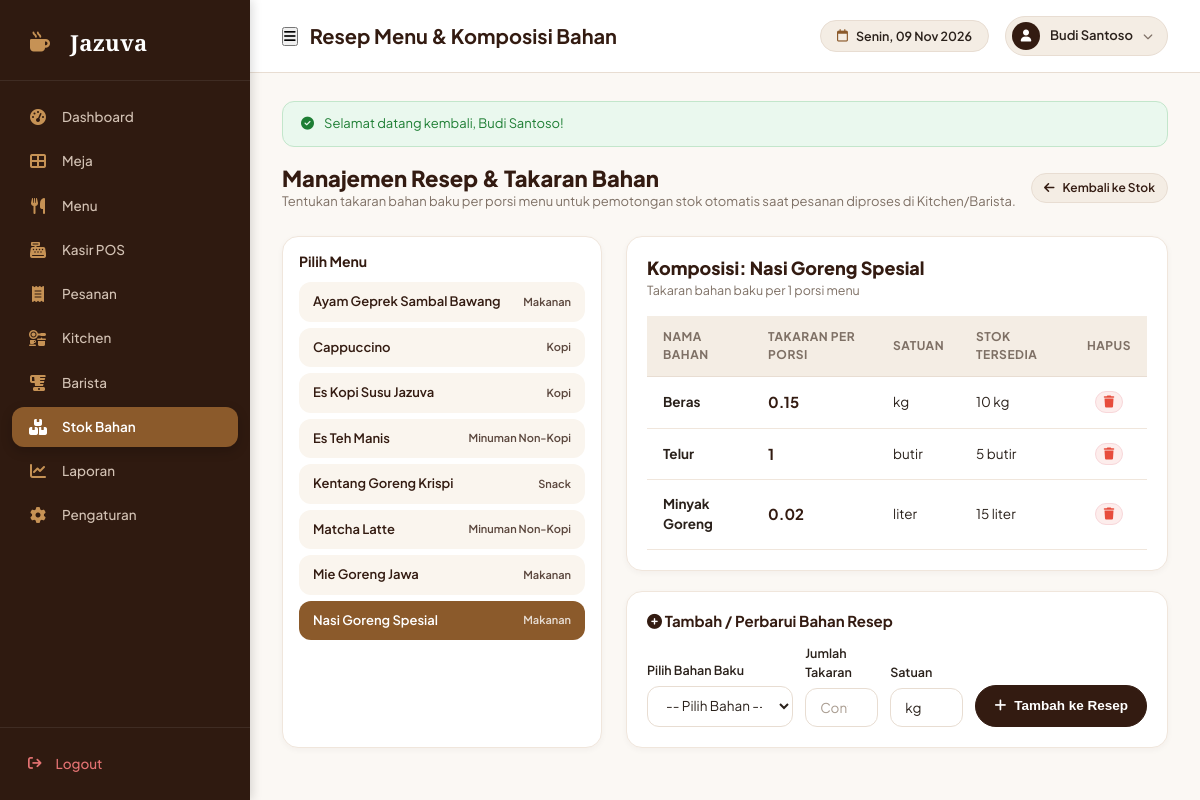
Page /inventory/recipes.php (signed in) on the committed database.
### tables this page shows
CREATE TABLE `menus` (
  `id` INT AUTO_INCREMENT PRIMARY KEY,
  `category_id` INT NOT NULL,
  `name` VARCHAR(100) NOT NULL,
  `slug` VARCHAR(100) NOT NULL UNIQUE,
  `description` TEXT NULL,
  `price` DECIMAL(12, 2) NOT NULL DEFAULT 0.00,
  `cost_price` DECIMAL(12, 2) NOT NULL DEFAULT 0.00,
  `image` VARCHAR(255) NULL,
  `is_available` TINYINT(1) DEFAULT 1,
  `is_favorite` TINYINT(1) DEFAULT 0,
  `created_at` TIMESTAMP DEFAULT CURRENT_TIMESTAMP,
  `updated_at` TIMESTAMP DEFAULT CURRENT_TIMESTAMP ON UPDATE CURRENT_TIMESTAMP,
  FOREIGN KEY (`category_id`) REFERENCES `categories` (`id`) ON DELETE CASCADE
);

CREATE TABLE `categories` (
  `id` INT AUTO_INCREMENT PRIMARY KEY,
  `name` VARCHAR(50) NOT NULL,
  `slug` VARCHAR(50) NOT NULL UNIQUE,
  `type` ENUM('makanan', 'minuman', 'dessert', 'snack') NOT NULL,
  `target_station` ENUM('kitchen', 'barista') NOT NULL DEFAULT 'kitchen',
  `icon` VARCHAR(50) DEFAULT 'utensils',
  `sort_order` INT DEFAULT 0,
  `is_active` TINYINT(1) DEFAULT 1,
  `created_at` TIMESTAMP DEFAULT CURRENT_TIMESTAMP
);

CREATE TABLE `recipes` (
  `id` INT AUTO_INCREMENT PRIMARY KEY,
  `menu_id` INT NOT NULL UNIQUE,
  `notes` VARCHAR(255) NULL,
  `created_at` TIMESTAMP DEFAULT CURRENT_TIMESTAMP,
  `updated_at` TIMESTAMP DEFAULT CURRENT_TIMESTAMP ON UPDATE CURRENT_TIMESTAMP,
  FOREIGN KEY (`menu_id`) REFERENCES `menus` (`id`) ON DELETE CASCADE
);

CREATE TABLE `recipe_details` (
  `id` INT AUTO_INCREMENT PRIMARY KEY,
  `recipe_id` INT NOT NULL,
  `ingredient_id` INT NOT NULL,
  `amount_required` DECIMAL(12, 4) NOT NULL,
  `unit` VARCHAR(20) NOT NULL,
  `created_at` TIMESTAMP DEFAULT CURRENT_TIMESTAMP,
  FOREIGN KEY (`recipe_id`) REFERENCES `recipes` (`id`) ON DELETE CASCADE,
  FOREIGN KEY (`ingredient_id`) REFERENCES `ingredients` (`id`) ON DELETE RESTRICT
);

CREATE TABLE `ingredients` (
  `id` INT AUTO_INCREMENT PRIMARY KEY,
  `name` VARCHAR(100) NOT NULL,
  `category` ENUM('makanan', 'minuman', 'bumbu', 'packaging', 'lainnya') DEFAULT 'makanan',
  `stock` DECIMAL(12, 4) NOT NULL DEFAULT 0.0000,
  `unit` VARCHAR(20) NOT NULL DEFAULT 'kg',
  `min_stock` DECIMAL(12, 4) NOT NULL DEFAULT 5.0000,
  `cost_per_unit` DECIMAL(12, 2) DEFAULT 0.00,
  `created_at` TIMESTAMP DEFAULT CURRENT_TIMESTAMP,
  `updated_at` TIMESTAMP DEFAULT CURRENT_TIMESTAMP ON UPDATE CURRENT_TIMESTAMP
);

### inventory/recipes.php (the view, shortened to what this page needs)
<?php
$pdo = getDbConnection();
$selectedMenuId = (int)($_GET['menu_id'] ?? 1);
$menus = $pdo->query("SELECT m.*, c.name as category_name FROM menus m JOIN categories c ON m.category_id = c.id ORDER BY m.name ASC")->fetchAll();
$stmtCurrent = $pdo->prepare("SELECT r.id as recipe_id, m.name as menu_name, m.price, m.image
                             FROM menus m
                             LEFT JOIN recipes r ON m.id = r.menu_id
                             WHERE m.id = ?");
$stmtCurrent->execute([$selectedMenuId]);
$currentMenu = $stmtCurrent->fetch();
$recipeDetails = [];
if ($currentMenu && !empty($currentMenu['recipe_id'])) {
    $stmtDet = $pdo->prepare("SELECT rd.*, i.name as ingredient_name, i.unit as base_unit, i.stock, i.cost_per_unit
                              FROM recipe_details rd
                              JOIN ingredients i ON rd.ingredient_id = i.id
                              WHERE rd.recipe_id = ?");
    $stmtDet->execute([$currentMenu['recipe_id']]);
    $recipeDetails = $stmtDet->fetchAll();
}
require_once __DIR__ . '/../includes/header.php';
?>
<div style="display: flex; align-items: center; justify-content: space-between; margin-bottom: 24px;">
  <div>
    <h2 style="font-size: 22px; font-weight: 800; color: var(--color-primary);">Manajemen Resep &amp; Takaran Bahan</h2>
    <p style="font-size: 13px; color: var(--color-text-muted);">
      Tentukan takaran bahan baku per porsi menu untuk pemotongan stok otomatis saat pesanan diproses di Kitchen/Barista.
    </p>
  </div>
  <a href="<?= BASE_URL ?>/inventory/dashboard.php" class="btn btn-secondary btn-sm">
    <i class="fa-solid fa-arrow-left"></i> Kembali ke Stok
  </a>
</div>
<div style="display: grid; grid-template-columns: 320px 1fr; gap: 24px;">
  <div class="card" style="padding: 16px;">
    <h4 style="font-size: 14px; font-weight: 700; color: var(--color-primary); margin-bottom: 12px;">Pilih Menu</h4>
    <div style="display: flex; flex-direction: column; gap: 6px; max-height: 600px; overflow-y: auto;">
      <?php foreach ($menus as $m): ?>
        <a href="<?= BASE_URL ?>/inventory/recipes.php?menu_id=<?= $m['id'] ?>"
           style="padding: 10px 14px; border-radius: var(--radius-md); text-decoration: none; display: flex; justify-content: space-between; align-items: center; font-size: 13px; font-weight: 600;
                  background: <?= $m['id'] == $selectedMenuId ? '#8B5A2B' : '#FAF5EE' ?>;
                  color: <?= $m['id'] == $selectedMenuId ? '#FFFFFF' : '#331B11' ?>;">
          <span><?= htmlspecialchars($m['name']) ?></span>
          <span style="font-size: 11px; opacity: 0.8;"><?= htmlspecialchars($m['category_name']) ?></span>
        </a>
      <?php endforeach; ?>
    </div>
  </div>
  <div>
    <div class="card" style="margin-bottom: 20px;">
      <div style="display: flex; align-items: center; justify-content: space-between; margin-bottom: 16px;">
        <div>
          <h3 style="font-size: 18px; font-weight: 800; color: var(--color-primary);">
            Komposisi: <?= htmlspecialchars($currentMenu['menu_name'] ?? 'Pilih Menu') ?>
          </h3>
          <span style="font-size: 12.5px; color: var(--color-text-muted);">Takaran bahan baku per 1 porsi menu</span>
        </div>
      </div>
      <div class="table-responsive">
        <table class="table">
          <thead>
            <tr>
              <th>Nama Bahan</th>
              <th>Takaran per Porsi</th>
              <th>Satuan</th>
              <th>Stok Tersedia</th>
              <th style="text-align: center;">Hapus</th>
            </tr>
          </thead>
          <tbody>
            <?php if (empty($recipeDetails)): ?>
              <tr>
                <td colspan="5" style="text-align: center; padding: 30px; color: #888;">
                  Belum ada bahan baku yang diatur untuk resep ini. Tambahkan bahan di bawah.
                </td>
              </tr>
            <?php else: ?>
              <?php foreach ($recipeDetails as $det): ?>
                <tr>
                  <td><strong><?= htmlspecialchars($det['ingredient_name']) ?></strong></td>
                  <td>
                    <span style="font-size: 15px; font-weight: 700; color: var(--color-primary);">
                      <?= (float)$det['amount_required'] ?>
                    </span>
                  </td>
                  <td><?= htmlspecialchars($det['unit']) ?></td>
                  <td><?= (float)$det['stock'] ?> <?= htmlspecialchars($det['base_unit']) ?></td>
                  <td style="text-align: center;">
                    <form method="POST" action="" onsubmit="return confirm('Hapus bahan ini dari resep?')">
                      <button type="submit" class="btn btn-danger btn-sm" style="padding: 4px 8px;">
                        <i class="fa-solid fa-trash"></i>
                      </button>
                    </form>
                  </td>
                </tr>
              <?php endforeach; ?>
            <?php endif; ?>
          </tbody>
        </table>
      </div>
    </div>
    <div class="card">
      <h4 style="font-size: 15px; font-weight: 700; color: var(--color-primary); margin-bottom: 14px;">
        <i class="fa-solid fa-plus-circle"></i> Tambah / Perbarui Bahan Resep
      </h4>
      <form method="POST" action="" style="display: grid; grid-template-columns: 2fr 1fr 1fr auto; gap: 12px; align-items: flex-end;">
        <div class="form-group" style="margin: 0;">
          <label class="form-label">Pilih Bahan Baku</label>
          <select name="ingredient_id" class="form-select" required>
            <option value="">-- Pilih Bahan --</option>
          </select>
        </div>
        <div class="form-group" style="margin: 0;">
          <label class="form-label">Jumlah Takaran</label>
          <input type="number" step="0.0001" name="amount_required" class="form-control" required placeholder="Contoh: 0.15">
        </div>
        <div class="form-group" style="margin: 0;">
          <label class="form-label">Satuan</label>
          <input type="text" name="unit" class="form-control" required placeholder="kg / liter / butir" value="kg">
        </div>
        <button type="submit" class="btn btn-primary" style="height: 42px;">
          <i class="fa-solid fa-plus"></i> Tambah ke Resep
        </button>
      </form>
    </div>
  </div>
</div>
<?php require_once __DIR__ . '/../includes/footer.php'; ?>

### assets/css/style.css (style rules this page uses)
:root { --color-primary: #331B11; --color-primary-dark: #22120B; --color-primary-light: #523122; --color-accent: #8B5A2B; --color-accent-gold: #C69255; --color-accent-hover: #73471E; --color-bg-main: #FBF8F4; --color-bg-card: #FFFFFF; --color-bg-muted: #F4EDE4; --color-bg-alt: #F8F3EC; --color-border: #E8DDD2; --color-border-light: #F0E6DC; --color-text-main: #2A211B; --color-text-muted: #7E7065; --color-text-light: #A89B8F; --color-text-white: #FFFFFF; --color-status-green: #27AE60; --color-status-green-bg: #EAF8EE; --color-status-blue: #2980B9; --color-status-blue-bg: #EBF5FB; --color-status-orange: #E67E22; --color-status-orange-bg: #FEF5EB; --color-status-brown: #8B5A2B; --color-status-brown-bg: #F8EFE7; --color-status-red: #E74C3C; --color-status-red-bg: #FDEDEC; --shadow-sm: 0 2px 6px rgba(51, 27, 17, 0.04); --shadow-md: 0 4px 14px rgba(51, 27, 17, 0.07); --shadow-lg: 0 10px 25px rgba(51, 27, 17, 0.1); --shadow-card: 0 4px 20px rgba(51, 27, 17, 0.06); --radius-sm: 8px; --radius-md: 12px; --radius-lg: 16px; --radius-xl: 24px; --radius-pill: 9999px; --transition-fast: all 0.2s ease; --transition-normal: all 0.3s ease; }
* { box-sizing: border-box; margin: 0; padding: 0; }
body { font-family: 'Plus Jakarta Sans', -apple-system, BlinkMacSystemFont, 'Segoe UI', Roboto, sans-serif; background-color: var(--color-bg-main); color: var(--color-text-main); line-height: 1.5; font-size: 14px; -webkit-font-smoothing: antialiased; }
a { color: var(--color-accent); text-decoration: none; transition: var(--transition-fast); }
h1, h2, h3, h4, h5, h6 { color: var(--color-primary); font-weight: 700; line-height: 1.25; }
.btn { display: inline-flex; align-items: center; justify-content: center; gap: 8px; padding: 9px 18px; font-size: 13.5px; font-weight: 600; border-radius: var(--radius-pill); border: 1px solid transparent; cursor: pointer; transition: var(--transition-fast); text-decoration: none; white-space: nowrap; }
.btn-primary { background-color: var(--color-primary); color: var(--color-text-white); border-color: var(--color-primary); }
.btn-secondary { background-color: var(--color-bg-muted); color: var(--color-primary); border-color: var(--color-border); }
.btn-danger { background-color: var(--color-status-red-bg); color: var(--color-status-red); border-color: #F8D7DA; }
.btn-sm { padding: 5px 12px; font-size: 12px; border-radius: var(--radius-pill); }
.form-group { margin-bottom: 16px; }
.form-label { display: block; font-size: 12.5px; font-weight: 600; color: var(--color-text-main); margin-bottom: 6px; }
.form-control, .form-select { width: 100%; padding: 10px 14px; font-size: 13.5px; font-family: inherit; color: var(--color-text-main); background-color: #FFFFFF; border: 1px solid var(--color-border); border-radius: var(--radius-md); transition: var(--transition-fast); outline: none; }
.form-control::placeholder { color: var(--color-text-light); }
.card { background: var(--color-bg-card); border-radius: var(--radius-lg); border: 1px solid var(--color-border-light); box-shadow: var(--shadow-sm); padding: 20px; transition: var(--transition-fast); }
.table-responsive { width: 100%; overflow-x: auto; }
.table { width: 100%; border-collapse: separate; border-spacing: 0; text-align: left; }
.table th { padding: 12px 16px; font-size: 12px; font-weight: 700; color: var(--color-text-muted); text-transform: uppercase; letter-spacing: 0.5px; border-bottom: 1px solid var(--color-border); background: var(--color-bg-muted); }
.table td { padding: 14px 16px; font-size: 13.5px; border-bottom: 1px solid var(--color-border-light); color: var(--color-text-main); vertical-align: middle; }

### rows in the picture
menus: name "Ayam Geprek Sambal Bawang", category.name "Makanan"
menus: name "Cappuccino", category.name "Kopi"
menus: name "Es Kopi Susu Jazuva", category.name "Kopi"
menus: name "Es Teh Manis", category.name "Minuman Non-Kopi"
menus: name "Kentang Goreng Krispi", category.name "Snack"
menus: name "Matcha Latte", category.name "Minuman Non-Kopi"
menus: name "Mie Goreng Jawa", category.name "Makanan"
menus: name "Nasi Goreng Spesial", category.name "Makanan"
recipes: menu.name "Nasi Goreng Spesial"
recipe_details: ingredient.name "Beras", amount_required "0.15", unit "kg", ingredient.stock "10", ingredient.unit "kg"
recipe_details: ingredient.name "Telur", amount_required "1", unit "butir", ingredient.stock "5", ingredient.unit "butir"
recipe_details: ingredient.name "Minyak Goreng", amount_required "0.02", unit "liter", ingredient.stock "15", ingredient.unit "liter"

### other values in the picture
$pageTitle "Resep Menu & Komposisi Bahan"
$currentUser['full_name'] "Budi Santoso"
$successMsg "Selamat datang kembali, Budi Santoso!"
